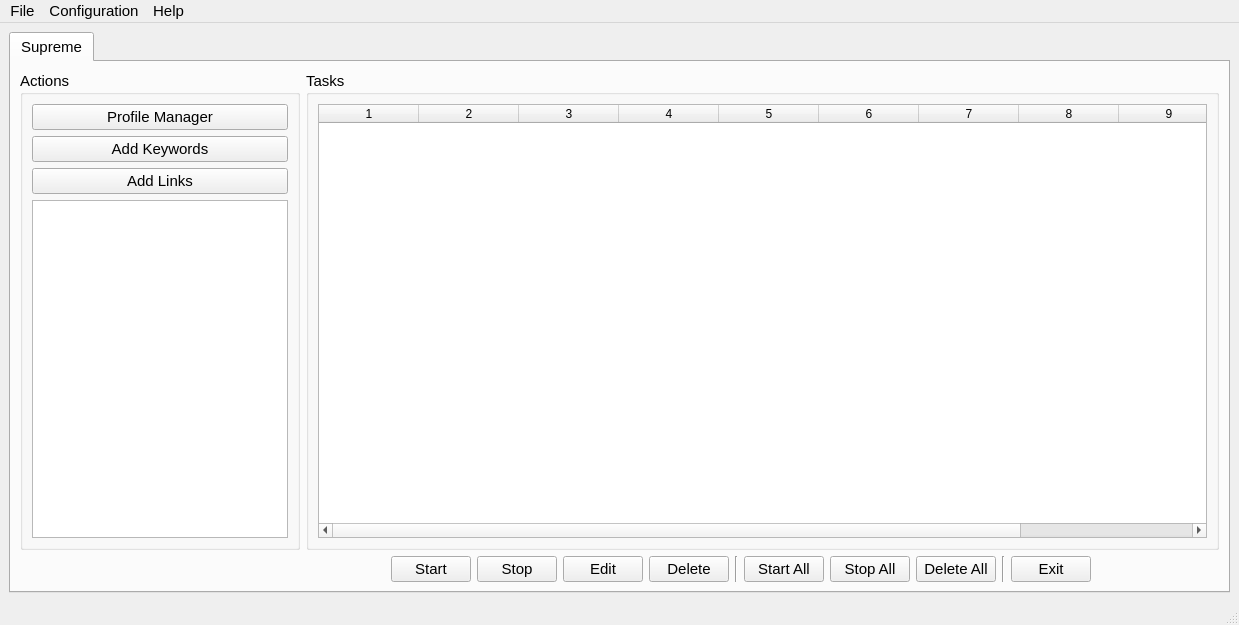
<?xml version="1.0" encoding="UTF-8"?>
<ui version="4.0">
 <class>mainWindow</class>
 <widget class="QMainWindow" name="mainWindow">
  <property name="enabled">
   <bool>true</bool>
  </property>
  <property name="geometry">
   <rect>
    <x>0</x>
    <y>0</y>
    <width>1239</width>
    <height>625</height>
   </rect>
  </property>
  <property name="font">
   <font>
    <pointsize>11</pointsize>
   </font>
  </property>
  <property name="windowTitle">
   <string>Shopping Bot</string>
  </property>
  <property name="windowIcon">
   <iconset>
    <normaloff>C:/Users/Admin/Downloads/34649764Untitled-3-512.png</normaloff>C:/Users/Admin/Downloads/34649764Untitled-3-512.png</iconset>
  </property>
  <widget class="QWidget" name="centralwidget">
   <layout class="QHBoxLayout" name="horizontalLayout">
    <item>
     <widget class="QTabWidget" name="tabWidget">
      <property name="enabled">
       <bool>true</bool>
      </property>
      <property name="currentIndex">
       <number>0</number>
      </property>
      <widget class="QWidget" name="tab">
       <attribute name="title">
        <string>Supreme</string>
       </attribute>
       <layout class="QGridLayout" name="gridLayout">
        <item row="2" column="8">
         <widget class="Line" name="line">
          <property name="orientation">
           <enum>Qt::Vertical</enum>
          </property>
         </widget>
        </item>
        <item row="2" column="6">
         <widget class="QPushButton" name="btnEdit">
          <property name="text">
           <string>Edit</string>
          </property>
         </widget>
        </item>
        <item row="0" column="2" rowspan="2" colspan="15">
         <widget class="QGroupBox" name="groupBox_3">
          <property name="title">
           <string>Tasks</string>
          </property>
          <layout class="QGridLayout" name="gridLayout_5">
           <item row="0" column="0">
            <widget class="QTableWidget" name="tbListTask">
             <property name="enabled">
              <bool>true</bool>
             </property>
             <property name="editTriggers">
              <set>QAbstractItemView::NoEditTriggers</set>
             </property>
             <property name="selectionBehavior">
              <enum>QAbstractItemView::SelectRows</enum>
             </property>
             <property name="sortingEnabled">
              <bool>true</bool>
             </property>
             <property name="cornerButtonEnabled">
              <bool>true</bool>
             </property>
             <property name="columnCount">
              <number>10</number>
             </property>
             <attribute name="horizontalHeaderVisible">
              <bool>true</bool>
             </attribute>
             <attribute name="horizontalHeaderHighlightSections">
              <bool>true</bool>
             </attribute>
             <attribute name="horizontalHeaderStretchLastSection">
              <bool>true</bool>
             </attribute>
             <attribute name="verticalHeaderVisible">
              <bool>false</bool>
             </attribute>
             <attribute name="verticalHeaderHighlightSections">
              <bool>true</bool>
             </attribute>
             <column/>
             <column/>
             <column/>
             <column/>
             <column/>
             <column/>
             <column/>
             <column/>
             <column/>
             <column/>
            </widget>
           </item>
          </layout>
         </widget>
        </item>
        <item row="2" column="9">
         <widget class="QPushButton" name="btnStartAll">
          <property name="text">
           <string>Start All</string>
          </property>
         </widget>
        </item>
        <item row="2" column="10">
         <widget class="QPushButton" name="btnStopAll">
          <property name="text">
           <string>Stop All</string>
          </property>
         </widget>
        </item>
        <item row="2" column="11">
         <widget class="QPushButton" name="btnDeleteAll">
          <property name="text">
           <string>Delete All</string>
          </property>
         </widget>
        </item>
        <item row="2" column="4">
         <widget class="QPushButton" name="btnStart">
          <property name="font">
           <font>
            <pointsize>11</pointsize>
           </font>
          </property>
          <property name="text">
           <string>Start</string>
          </property>
         </widget>
        </item>
        <item row="0" column="0" rowspan="2" colspan="2">
         <widget class="QGroupBox" name="groupBox">
          <property name="enabled">
           <bool>true</bool>
          </property>
          <property name="layoutDirection">
           <enum>Qt::LeftToRight</enum>
          </property>
          <property name="autoFillBackground">
           <bool>false</bool>
          </property>
          <property name="title">
           <string>Actions</string>
          </property>
          <property name="alignment">
           <set>Qt::AlignLeading|Qt::AlignLeft|Qt::AlignTop</set>
          </property>
          <layout class="QGridLayout" name="gridLayout_2">
           <property name="sizeConstraint">
            <enum>QLayout::SetDefaultConstraint</enum>
           </property>
           <property name="leftMargin">
            <number>9</number>
           </property>
           <item row="0" column="0">
            <widget class="QPushButton" name="btnProfileManager">
             <property name="text">
              <string>Profile Manager</string>
             </property>
            </widget>
           </item>
           <item row="1" column="0">
            <widget class="QPushButton" name="btnAddKeyword">
             <property name="toolTip">
              <string>&lt;html&gt;&lt;head/&gt;&lt;body&gt;&lt;p&gt;Add new monitoring keyword&lt;/p&gt;&lt;/body&gt;&lt;/html&gt;</string>
             </property>
             <property name="text">
              <string>Add Keywords</string>
             </property>
            </widget>
           </item>
           <item row="2" column="0">
            <widget class="QPushButton" name="btnAddLink">
             <property name="toolTip">
              <string>&lt;html&gt;&lt;head/&gt;&lt;body&gt;&lt;p&gt;Add new monitoring link&lt;/p&gt;&lt;/body&gt;&lt;/html&gt;</string>
             </property>
             <property name="text">
              <string>Add Links</string>
             </property>
            </widget>
           </item>
           <item row="3" column="0">
            <widget class="QPlainTextEdit" name="txtConsole">
             <property name="autoFillBackground">
              <bool>true</bool>
             </property>
            </widget>
           </item>
          </layout>
         </widget>
        </item>
        <item row="2" column="13">
         <widget class="QPushButton" name="btnExit">
          <property name="text">
           <string>Exit</string>
          </property>
         </widget>
        </item>
        <item row="2" column="5">
         <widget class="QPushButton" name="btnStop">
          <property name="text">
           <string>Stop</string>
          </property>
         </widget>
        </item>
        <item row="2" column="7">
         <widget class="QPushButton" name="btnDelete">
          <property name="text">
           <string>Delete</string>
          </property>
         </widget>
        </item>
        <item row="2" column="12">
         <widget class="Line" name="line_2">
          <property name="orientation">
           <enum>Qt::Vertical</enum>
          </property>
         </widget>
        </item>
       </layout>
      </widget>
     </widget>
    </item>
   </layout>
  </widget>
  <widget class="QMenuBar" name="menubar">
   <property name="geometry">
    <rect>
     <x>0</x>
     <y>0</y>
     <width>1239</width>
     <height>26</height>
    </rect>
   </property>
   <widget class="QMenu" name="menuFIle">
    <property name="title">
     <string>File</string>
    </property>
    <addaction name="actionProfile_Manager"/>
    <addaction name="actionExit"/>
   </widget>
   <widget class="QMenu" name="menuConfiguration">
    <property name="title">
     <string>Configuration</string>
    </property>
   </widget>
   <widget class="QMenu" name="menuHelp">
    <property name="title">
     <string>Help</string>
    </property>
    <addaction name="actionCheck_for_update"/>
    <addaction name="actionAbout"/>
   </widget>
   <addaction name="menuFIle"/>
   <addaction name="menuConfiguration"/>
   <addaction name="menuHelp"/>
  </widget>
  <widget class="QStatusBar" name="statusbar"/>
  <action name="actionProfile_Manager">
   <property name="text">
    <string>Profile Manager</string>
   </property>
  </action>
  <action name="actionExit">
   <property name="text">
    <string>Exit</string>
   </property>
  </action>
  <action name="actionCheck_for_update">
   <property name="text">
    <string>Check for update</string>
   </property>
  </action>
  <action name="actionAbout">
   <property name="text">
    <string>About</string>
   </property>
  </action>
 </widget>
 <tabstops>
  <tabstop>btnAddKeyword</tabstop>
  <tabstop>btnAddLink</tabstop>
  <tabstop>btnStart</tabstop>
  <tabstop>btnStop</tabstop>
  <tabstop>btnEdit</tabstop>
  <tabstop>btnDelete</tabstop>
  <tabstop>btnStartAll</tabstop>
  <tabstop>btnStopAll</tabstop>
  <tabstop>btnDeleteAll</tabstop>
  <tabstop>btnExit</tabstop>
  <tabstop>tabWidget</tabstop>
  <tabstop>tbListTask</tabstop>
 </tabstops>
 <resources/>
 <connections>
  <connection>
   <sender>actionExit</sender>
   <signal>triggered()</signal>
   <receiver>mainWindow</receiver>
   <slot>close()</slot>
   <hints>
    <hint type="sourcelabel">
     <x>-1</x>
     <y>-1</y>
    </hint>
    <hint type="destinationlabel">
     <x>619</x>
     <y>312</y>
    </hint>
   </hints>
  </connection>
  <connection>
   <sender>tbListTask</sender>
   <signal>itemDoubleClicked(QTableWidgetItem*)</signal>
   <receiver>btnEdit</receiver>
   <slot>click()</slot>
   <hints>
    <hint type="sourcelabel">
     <x>762</x>
     <y>321</y>
    </hint>
    <hint type="destinationlabel">
     <x>602</x>
     <y>565</y>
    </hint>
   </hints>
  </connection>
 </connections>
</ui>
